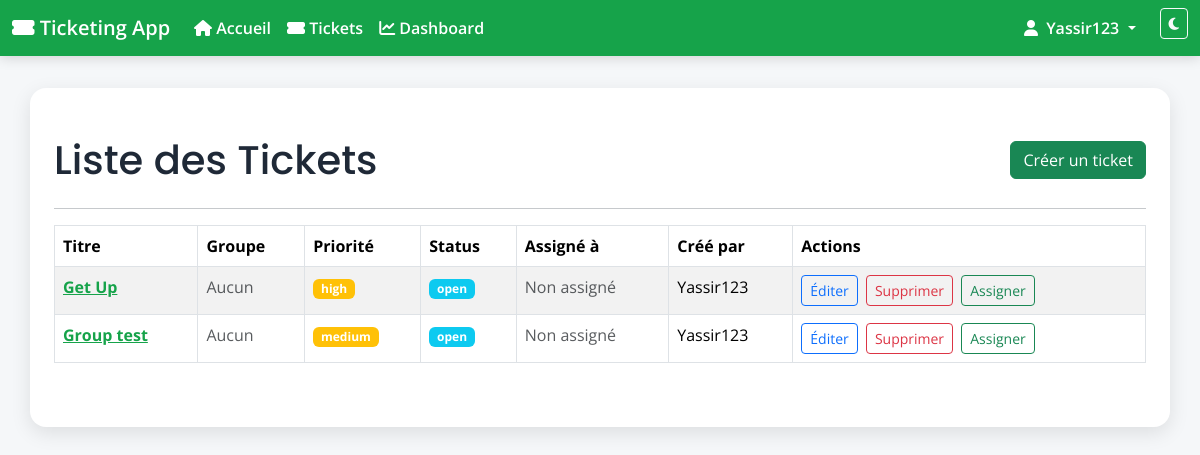
/tickets/ (signed in), run on an earlier commit of the app's database.
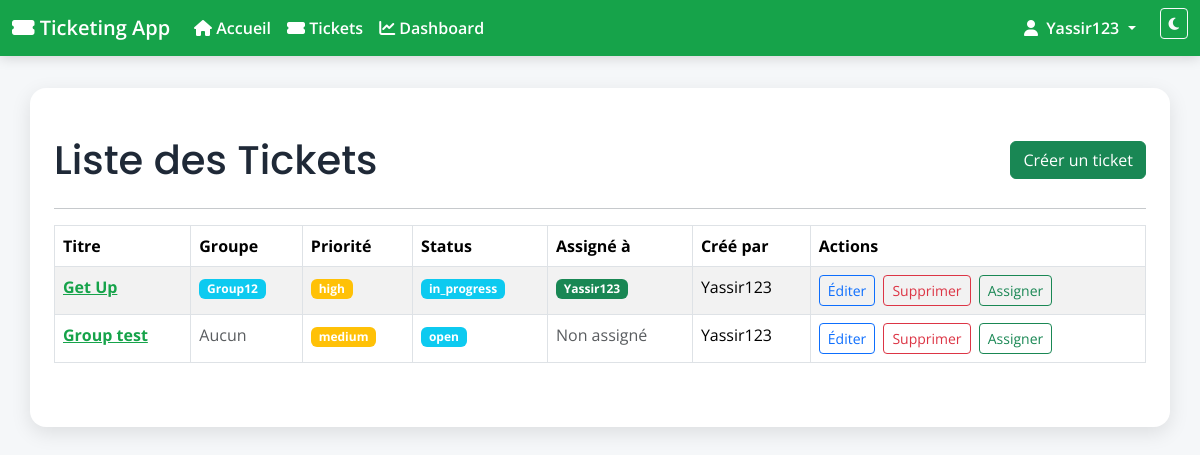
And on a later commit of the database.
### tickets/models.py (models this page shows, shortened)
class Ticket(models.Model):
    TICKET_TYPE_CHOICES = [
        ('demande', 'Demande'),
        ('incident', 'Incident'),
    ]
    STATUS_CHOICES = [
        ('open', 'Open'),
        ('in_progress', 'In Progress'),
        ('closed', 'Closed'),
    ]
    PRIORITY_CHOICES = [
        ('low', 'Low'),
        ('medium', 'Medium'),
        ('high', 'High'),
    ]
    title = models.CharField(max_length=200)   # Title of the ticket
    description = models.TextField()           # Detailed description
    type = models.CharField(
        max_length=20,
        choices=TICKET_TYPE_CHOICES,
        default='demande'
    )
    status = models.CharField(
        max_length=20,
        choices=STATUS_CHOICES,
        default='open'                         # Default status is 'open'
    )
    priority = models.CharField(
        max_length=10,
        choices=PRIORITY_CHOICES,
        default='medium'                       # Default priority is 'medium'
    )
    created_by = models.ForeignKey(
        User, related_name='tickets_created', on_delete=models.CASCADE
    )                                          # User who created the ticket
    assigned_to = models.ForeignKey(
        User, related_name='tickets_assigned', on_delete=models.SET_NULL,
        null=True, blank=True,
        help_text="The staff member assigned to this ticket"
    )                                          # Staff member assigned to the ticket
    group = models.ForeignKey(
        Group, related_name='tickets', on_delete=models.CASCADE, null=True, blank=True,
        help_text="Le groupe ou projet auquel ce ticket appartient"
    )                                          # Group or project the ticket belongs to
    created_at = models.DateTimeField(auto_now_add=True)   # Creation timestamp
    updated_at = models.DateTimeField(auto_now=True)       # Last update timestamp
    closed_at = models.DateTimeField(null=True, blank=True) # When ticket was closed

class Group(models.Model):
    name = models.CharField(max_length=100, unique=True)
    description = models.TextField(blank=True)
    members = models.ManyToManyField(User, related_name='custom_groups')

### tickets/views.py (the view)
# urls.py: path('', views.ticket_list, name='ticket_list'),
def ticket_list(request):
    tickets = Ticket.objects.all()
    return render(request, 'tickets/ticket_list.html', {'tickets': tickets})

### tickets/templates/tickets/ticket_list.html (shortened to what this page needs)
{% extends "appli_ticketing/base.html" %}
{% block content %}
<div class="d-flex justify-content-between align-items-center mb-4">
    <h1 class="mb-0">Liste des Tickets</h1>
    <a href="{% url 'tickets:ticket_create' %}" class="btn btn-success">Créer un ticket</a>
</div>
<hr>
<table class="table table-striped table-bordered">
  <thead>
    <tr>
      <th>Titre</th>
      <th>Groupe</th>
      <th>Priorité</th>
      <th>Status</th>
      <th>Assigné à</th>
      <th>Créé par</th>
      <th>Actions</th>
    </tr>
  </thead>
  <tbody>
    {% for ticket in tickets %}
      <tr>
        <td><a href="{% url 'tickets:ticket_detail' ticket.pk %}" class="fw-bold text-primary">{{ ticket.title }}</a></td>
        <td>{% if ticket.group %}<span class="badge bg-info">{{ ticket.group.name }}</span>{% else %}<span class="text-muted">Aucun</span>{% endif %}</td>
        <td><span class="badge bg-warning">{{ ticket.priority }}</span></td>
        <td><span class="badge bg-info">{{ ticket.status }}</span></td>
        <td>{% if ticket.assigned_to %}<span class="badge bg-success">{{ ticket.assigned_to.username }}</span>{% else %}<span class="text-muted">Non assigné</span>{% endif %}</td>
        <td>{{ ticket.created_by.username }}</td>
        <td>
          {% if user == ticket.created_by or user.is_superuser %}
            <a href="{% url 'tickets:ticket_edit' ticket.pk %}" class="btn btn-sm btn-outline-primary me-1">Éditer</a>
            <a href="{% url 'tickets:ticket_delete' ticket.pk %}" class="btn btn-sm btn-outline-danger me-1">Supprimer</a>
          {% endif %}
          {% if user.is_staff or user.is_superuser %}
            <a href="{% url 'tickets:ticket_assign' ticket.pk %}" class="btn btn-sm btn-outline-success">Assigner</a>
          {% endif %}
        </td>
      </tr>
    {% empty %}
      <tr><td colspan="7" class="text-center">Aucun ticket trouvé.</td></tr>
    {% endfor %}
  </tbody>
</table>
{% endblock %}

What changed in the data, as far as the page shows it:
changed Ticket "Get Up": group.name (not shown) → "Group12"; status "open" → "in_progress"; assigned_to.username (not shown) → "Yassir123"; no longer shows "Aucun"; no longer shows "Non assigné"
